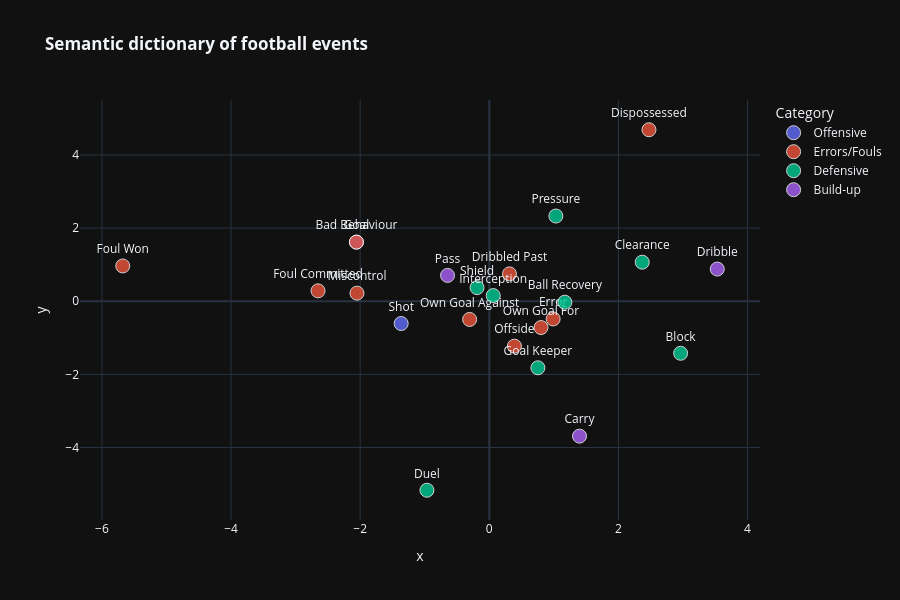

Notebook code for this chart:
### Markdown cell above
### **DIMENSIONALITY REDUCTION (PCA) and VISUALIZATION**
To transform the high-dimensional latent space into a navigable visualization, the code utilizes **Principal Component Analysis (PCA)**. PCA is chosen because it provides more stability than UMAP when dealing with a small vocabulary size like in the case of football. After reducing the vectors to two dimensions, the data is cleaned to exclude technical tokens and visualized through an interactive scatter plot.

### Code cell
# For a small number of points (vocab size ~30), PCA is often more stable than UMAP
pca = PCA(n_components=2)
coords = pca.fit_transform(np.array(vectors))

df_static = pd.DataFrame({
    'x': coords[:, 0],
    'y': coords[:, 1],
    'Event': labels,
    'Category': categories
}).query("Category != 'Special'") # Filter out technical tokens

#Interactive Visualization
fig = px.scatter(
    df_static, x='x', y='y', text='Event', color='Category',
    title="<b>Semantic dictionary of football events</b><br>",
    template="plotly_dark", width=900, height=600
)

fig.update_traces(textposition='top center', marker=dict(size=14, opacity=0.8, line=dict(width=1, color='white')))
fig.show()

### Figure 1 — Plotly figure (JSON) as saved in the notebook; plotly's stock layout.template omitted (floating-point values rounded to 4 significant figures)
{"data": [{"hovertemplate": "Category=Offensive<br>x=%{x}<br>y=%{y}<br>Event=%{text}<extra></extra>", "legendgroup": "Offensive", "marker": {"color": "#636efa", "line": {"color": "white", "width": 1}, "opacity": 0.8, "size": 14, "symbol": "circle"}, "mode": "markers+text", "name": "Offensive", "orientation": "v", "showlegend": true, "text": ["Goal", "Shot"], "textposition": "top center", "type": "scatter", "x": [-2.058, -1.365], "xaxis": "x", "y": [1.617, -0.6095], "yaxis": "y"}, {"hovertemplate": "Category=Errors/Fouls<br>x=%{x}<br>y=%{y}<br>Event=%{text}<extra></extra>", "legendgroup": "Errors/Fouls", "marker": {"color": "#EF553B", "line": {"color": "white", "width": 1}, "opacity": 0.8, "size": 14, "symbol": "circle"}, "mode": "markers+text", "name": "Errors/Fouls", "orientation": "v", "showlegend": true, "text": ["Bad Behaviour", "Dispossessed", "Dribbled Past", "Error", "Foul Committed", "Foul Won", "Miscontrol", "Offside", "Own Goal Against", "Own Goal For"], "textposition": "top center", "type": "scatter", "x": [-2.058, 2.473, 0.3122, 0.9885, -2.653, -5.677, -2.049, 0.3891, -0.3049, 0.8011], "xaxis": "x", "y": [1.617, 4.691, 0.7487, -0.4839, 0.2847, 0.9651, 0.2215, -1.228, -0.4976, -0.72], "yaxis": "y"}, {"hovertemplate": "Category=Defensive<br>x=%{x}<br>y=%{y}<br>Event=%{text}<extra></extra>", "legendgroup": "Defensive", "marker": {"color": "#00cc96", "line": {"color": "white", "width": 1}, "opacity": 0.8, "size": 14, "symbol": "circle"}, "mode": "markers+text", "name": "Defensive", "orientation": "v", "showlegend": true, "text": ["Ball Recovery", "Block", "Clearance", "Duel", "Goal Keeper", "Interception", "Pressure", "Shield"], "textposition": "top center", "type": "scatter", "x": [1.17, 2.963, 2.368, -0.9658, 0.7526, 0.06055, 1.031, -0.1899], "xaxis": "x", "y": [-0.0262, -1.423, 1.068, -5.169, -1.82, 0.1544, 2.331, 0.3725], "yaxis": "y"}, {"hovertemplate": "Category=Build-up<br>x=%{x}<br>y=%{y}<br>Event=%{text}<extra></extra>", "legendgroup": "Build-up", "marker": {"color": "#ab63fa", "line": {"color": "white", "width": 1}, "opacity": 0.8, "size": 14, "symbol": "circle"}, "mode": "markers+text", "name": "Build-up", "orientation": "v", "showlegend": true, "text": ["Carry", "Dribble", "Pass"], "textposition": "top center", "type": "scatter", "x": [1.398, 3.531, -0.6469], "xaxis": "x", "y": [-3.69, 0.8803, 0.7064], "yaxis": "y"}], "layout": {"height": 600, "legend": {"title": {"text": "Category"}, "tracegroupgap": 0}, "title": {"text": "<b>Semantic dictionary of football events</b><br>"}, "width": 900, "xaxis": {"anchor": "y", "domain": [0, 1], "title": {"text": "x"}}, "yaxis": {"anchor": "x", "domain": [0, 1], "title": {"text": "y"}}}}
